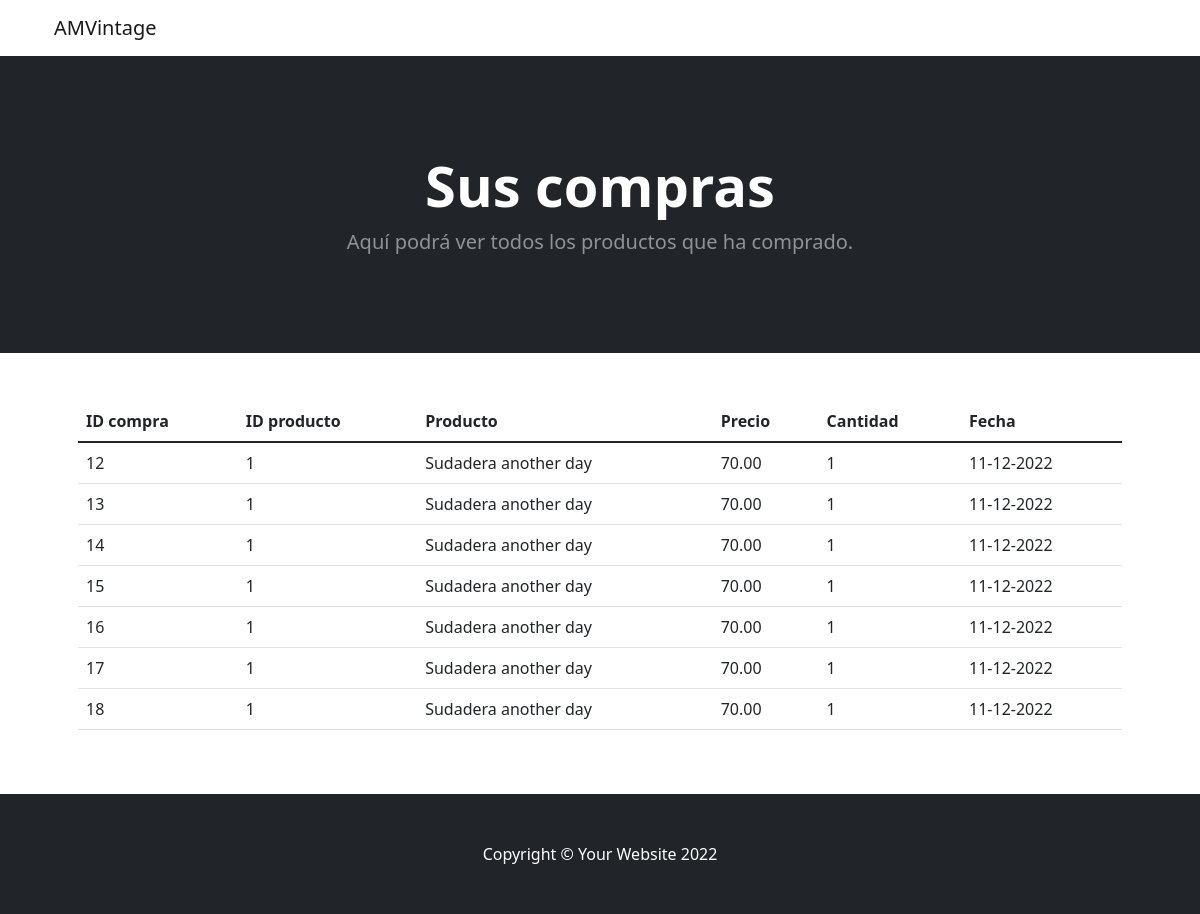
/verCompras.php (signed in), run on the app's committed database.
### tables this page shows
CREATE TABLE `compras` (
  `idCompra` int(11) NOT NULL,
  `id_producto` int(11) NOT NULL,
  `nombreUsuario` varchar(255) NOT NULL,
  `fecha` varchar(255) NOT NULL
);

CREATE TABLE `productos` (
  `id` int(11) NOT NULL,
  `nombre` varchar(255) NOT NULL,
  `descripcion` varchar(255) NOT NULL,
  `precio` decimal(10,2) NOT NULL,
  `cantidad` int(11) NOT NULL,
  `imagen` varchar(255) NOT NULL,
  `id_categoria` int(11) NOT NULL
);

### verCompras.php (the view, shortened to what this page needs)
<?php  require_once "conexion.php";
?>
<!DOCTYPE html>
<html lang="en">
<head>
    <link href="css/styles.css" rel="stylesheet" />
    <link href="css/estilos.css" rel="stylesheet" />
</head>
<body>
    <div class="container">
        <nav class="navbar navbar-expand-lg navbar-light">
            <div class="container-fluid">
                <a class="navbar-brand" href="./">AMVintage</a>
            </div>
        </nav>
    </div>
    <header class="bg-dark py-5">
        <div class="container px-4 px-lg-5 my-5">
            <div class="text-center text-white">
                <h1 class="display-4 fw-bolder">Sus compras</h1>
                <p class="lead fw-normal text-white-50 mb-0">Aquí podrá ver todos los productos que ha comprado.</p>
            </div>
        </div>
    </header>
    <section class="py-5">
        <div class="container px-4 px-lg-5">
            <div class="row">
                <div class="col-md-12">
                    <div class="table-responsive">
                        <table class="table table-hover">
                            <thead>
                                <tr>
                                    <th>ID compra</th>
                                    <th>ID producto
                                    <th>Producto</th>
                                    <th>Precio</th>
                                    <th>Cantidad</th>
                                    <th>Fecha</th>
                                </tr>
                            </thead>
                            <tbody id="tblCarrito">
                        <?php
                        $nomUsu=$_SESSION["usuario"];
                        $query=mysqli_query($conexion,"SELECT *
                        FROM compras
                        INNER JOIN productos
                        ON compras.id_producto = productos.id WHERE nombreUsuario='$nomUsu';");
                        $result=mysqli_num_rows($query);
                        if($result>0){
                           while($data=mysqli_fetch_assoc($query)){
                               echo "<tr>";
                               echo "<td>".$data["idCompra"]."</td>";
                               echo "<td>".$data["id_producto"]."</td>";
                               echo "<td>".$data["nombre"]."</td>";
                               echo "<td>".$data["precio"]."</td>";
                               echo "<td>1</td>";
                               echo "<td>".$data["fecha"]."</td>";
                           }
                        }
                        ?>
                            </tbody>
                        </table>
                    </div>
                </div>
            </div>
        </div>
    </section>
    <footer class="py-5 bg-dark">
        <div class="container">
            <p class="m-0 text-center text-white">Copyright &copy; Your Website 2022</p>
        </div>
    </footer>
</body>
</html>

### data on the page
compras: idCompra "12", id_producto "1", id_producto.nombre "Sudadera another day", id_producto.precio "70.00", fecha "11-12-2022"
compras: idCompra "13", id_producto "1", id_producto.nombre "Sudadera another day", id_producto.precio "70.00", fecha "11-12-2022"
compras: idCompra "14", id_producto "1", id_producto.nombre "Sudadera another day", id_producto.precio "70.00", fecha "11-12-2022"
compras: idCompra "15", id_producto "1", id_producto.nombre "Sudadera another day", id_producto.precio "70.00", fecha "11-12-2022"
compras: idCompra "16", id_producto "1", id_producto.nombre "Sudadera another day", id_producto.precio "70.00", fecha "11-12-2022"
compras: idCompra "17", id_producto "1", id_producto.nombre "Sudadera another day", id_producto.precio "70.00", fecha "11-12-2022"
compras: idCompra "18", id_producto "1", id_producto.nombre "Sudadera another day", id_producto.precio "70.00", fecha "11-12-2022"
